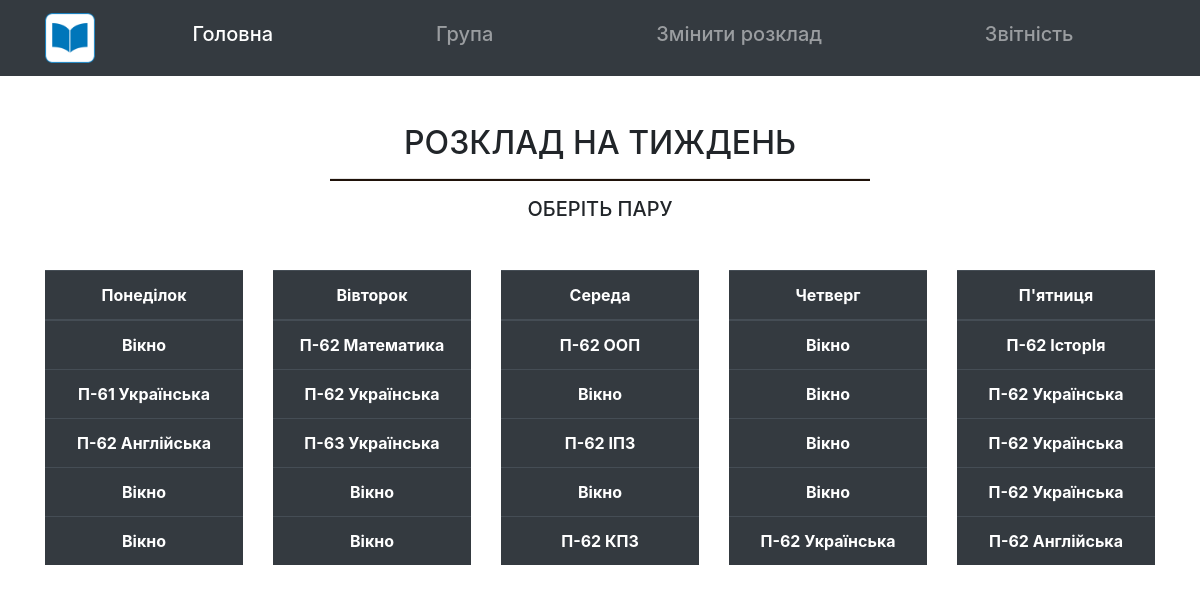
The page / on the database its author committed.
### tables this page shows
CREATE TABLE "template" (
  "name_gr" TEXT,
  "week_day" TEXT NOT NULL,
  "number_couple" INTEGER NOT NULL,
  "name_couple" TEXT,
  PRIMARY KEY ("week_day", "number_couple")
);

### index.php (the view, shortened to what this page needs)
<!DOCTYPE html>
<html lang="en">
<head>
	<link rel="stylesheet" href="Css/style.css">
	<link rel="stylesheet" href="https://stackpath.bootstrapcdn.com/bootstrap/4.4.1/css/bootstrap.min.css">
	<?php
	$db = new SQLite3('testir.db');
	?>
</head>
<body>
	<header>
		<nav class="navbar navbar-expand-lg navbar-dark bg-dark">
			<div class="container">
				<a class="navbar-brand" href="index.php"><img src="Img/Logo.ico" alt="" style="width: 50px;"></a>
				<div class="collapse navbar-collapse" id="navbarTogglerDemo02">
					<ul class="navbar-nav w-100 d-flex justify-content-around">
						<li class="nav-item active">
							<a class="nav-link h5" href="index.php">Головна <span class="sr-only">(current)</span></a>
						</li>
						<li class="nav-item">
							<a class="nav-link h5" href="Groups.php">Група</a>
						</li>
						<li class="nav-item">
							<a class="nav-link h5" href="Template.php">Змiнити розклад</a>
						</li>
						<li class="nav-item">
							<a class="nav-link h5" href="Reports.php">Звiтнiсть</a>
						</li>
					</ul>
				</div>
			</div>
		</nav>
	</header>
	<div class="container mt-5 mb-5">
		<div class="row">
			<div class="col text-center">
				<span class="h2">
					РОЗКЛАД НА ТИЖДЕНЬ
				</span>
			</div>
		</div>
		<div class="row justify-content-md-center">
			<div class="col-md-6">
				<hr style="border-bottom: 2px solid #1f1209;">
			</div>
		</div>
		<div class="row">
			<div class="col text-center">
				<span class="h5">
					ОБЕРІТЬ ПАРУ
				</span>
			</div>
		</div>
	</div>
	<div class="container desktop_view">
		<div class="row">
			<div class="col timetable">
				<table class="table table-dark text-center">
					<thead>
						<tr>
							<th scope="col">Понедiлок</th>
						</tr>
					</thead>
					<tbody>
					</div>
					<?php
					$sql="SELECT * from template where week_day='ПН';";
						$result = $db->query($sql);
						$array = array();
						while($data = $result->fetchArray(SQLITE3_ASSOC))
						{
							$array[] = $data;
						}
						foreach($array as $row)
						{
							?>
							<tr>
								<th scope="row" class=" p-1"><div class="hover_tablecell" data-toggle="modal" data-target="#exampleModalPopovers" onclick="<?php> modal_window(); ?>"  style="padding: 8px;">
									<?php
									$couple_name_and_group = $row['name_gr'] . " " . $row['name_couple'];
									if ($couple_name_and_group == " ")
									{
										echo "Вікно";
									}
									else
									{
										echo $couple_name_and_group;
									}
									?>
								</div></th>
							</tr>
							<?php
						}
						?>
			</div>
			<div class="col">
				<table class="table table-dark text-center">
					<thead>
						<tr>
							<th scope="col">Вiвторок</th>
						</tr>
					</thead>
					<tbody class="p-2">
						<?php
						$sql="SELECT * from template where week_day='ВТ';";
						$result = $db->query($sql);
						$array = array();
						while($data = $result->fetchArray(SQLITE3_ASSOC))
						{
							$array[] = $data;
						}
						foreach($array as $row)
						{
							?>
							<tr>
								<th scope="row" class=" p-1"><div class="hover_tablecell" style="padding: 8px;">
									<?php
									$couple_name_and_group = $row['name_gr'] . " " . $row['name_couple'];
									if ($couple_name_and_group == " ")
									{
										echo "Вікно";
									}
									else
									{
										echo $couple_name_and_group;
									}
									?>
								</div></th>
							</tr>
							<?php
						}
						?>
					</tbody>
				</table>
			</div>
			<div class="col">
				<table class="table table-dark text-center">
					<thead>
						<tr>
							<th scope="col">Середа</th>
						</tr>
					</thead>
					<tbody>
						<?php
						$sql="SELECT * from template where week_day='СР';";
						$result = $db->query($sql);
						$array = array();
						while($data = $result->fetchArray(SQLITE3_ASSOC))
						{
							$array[] = $data;
						}
						foreach($array as $row)
						{
							?>
							<tr>
								<th scope="row" class=" p-1"><div class="hover_tablecell" style="padding: 8px;">
									<?php
									$couple_name_and_group = $row['name_gr'] . " " . $row['name_couple'];
									if ($couple_name_and_group == " ")
									{
										echo "Вікно";
									}
									else
									{
										echo $couple_name_and_group;
									}
									?>
								</div></th>
							</tr>
							<?php
						}
						?>
					</tbody>
				</table>
			</div>
			<div class="col">
				<table class="table table-dark text-center">
					<thead>
						<tr>
							<th scope="col">Четверг</th>
						</tr>
					</thead>
					<tbody>
						<?php
						$sql="SELECT * from template where week_day='ЧТ';";
						$result = $db->query($sql);
						$array = array();
						while($data = $result->fetchArray(SQLITE3_ASSOC))
						{
							$array[] = $data;
						}
						foreach($array as $row)
						{
							?>
							<tr>
								<th scope="row" class=" p-1"><div class="hover_tablecell" style="padding: 8px;">
									<?php
									$couple_name_and_group = $row['name_gr'] . " " . $row['name_couple'];
									if ($couple_name_and_group == " ")
									{
										echo "Вікно";
									}
									else
									{
										echo $couple_name_and_group;
									}
									?>
								</div></th>
							</tr>
							<?php
						}
						?>
					</tbody>
				</table>
			</div>
			<div class="col">
				<table class="table table-dark text-center">
					<thead>
						<tr>
							<th scope="col">П'ятниця</th>
						</tr>
					</thead>
					<tbody>
						<?php
						$sql="SELECT * from template where week_day='ПТ';";
						$result = $db->query($sql);
						$array = array();
						while($data = $result->fetchArray(SQLITE3_ASSOC))
						{
							$array[] = $data;
						}
						foreach($array as $row)
						{
							?>
							<tr>
								<th scope="row" class=" p-1"><div class="hover_tablecell" style="padding: 8px;">
									<?php
									$couple_name_and_group = $row['name_gr'] . " " . $row['name_couple'];
									if ($couple_name_and_group == " ")
									{
										echo "Вікно";
									}
									else
									{
										echo $couple_name_and_group;
									}
									?>
								</div></th>
							</tr>
							<?php
						}
						?>
					</tbody>
				</table>
			</div>
		</div>
</body>
</html>

### rows shown on the page
template: shows "Вікно"
template: couple_name_and_group "П-61 Українська"
template: couple_name_and_group "П-62 Англійська"
template: shows "Вікно"
template: shows "Вікно"
template: couple_name_and_group "П-62 Математика"
template: couple_name_and_group "П-62 Українська"
template: couple_name_and_group "П-63 Українська"
template: name_gr "Вікно"
template: shows "Вікно"
template: couple_name_and_group "П-62 ООП"
template: shows "Вікно"
template: couple_name_and_group "П-62 ІПЗ"
template: shows "Вікно"
template: couple_name_and_group "П-62 КПЗ"
template: shows "Вікно"
template: shows "Вікно"
template: shows "Вікно"
template: shows "Вікно"
template: couple_name_and_group "П-62 Українська"
template: couple_name_and_group "П-62 ІсторІя"
template: couple_name_and_group "П-62 Українська"
template: couple_name_and_group "П-62 Українська"
template: couple_name_and_group "П-62 Українська"
template: couple_name_and_group "П-62 Англійська"
